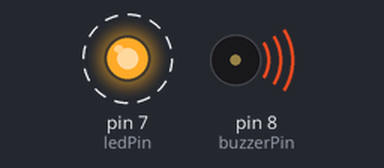
A sketch run on a simulated Arduino Uno, built with avr-gcc and run on an emulated ATmega328P. Shown: output pins drawn as LEDs (lit = HIGH), buzzer (waves = sounding, pin HIGH). Dashed ring = blinking.

Above: at 0.15 s.
Timing chart, 0 to 3.0 s (numbered marks = the images above):
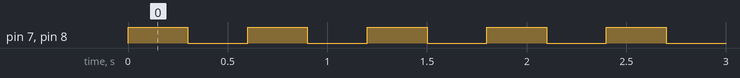

The sketch:

LED_Buzzer_Sync.ino
```cpp
int ledPin = 7;     // Choose your LED pin
int buzzerPin = 8;  // Choose your buzzer pin

void setup() {
  pinMode(ledPin, OUTPUT);
  pinMode(buzzerPin, OUTPUT);
}

void loop() {
  // LED ON + Buzzer Beep
  digitalWrite(ledPin, HIGH);
  digitalWrite(buzzerPin, HIGH);
  delay(300);  // Beep & light ON for 300ms

  // LED OFF + Buzzer OFF
  digitalWrite(ledPin, LOW);
  digitalWrite(buzzerPin, LOW);
  delay(300);  // Pause for 300ms
}
```

Measured:
- by itself, pin 7 (ledPin), pin 8 (buzzerPin): alternates HIGH for 0.30 s and LOW for 0.30 s
